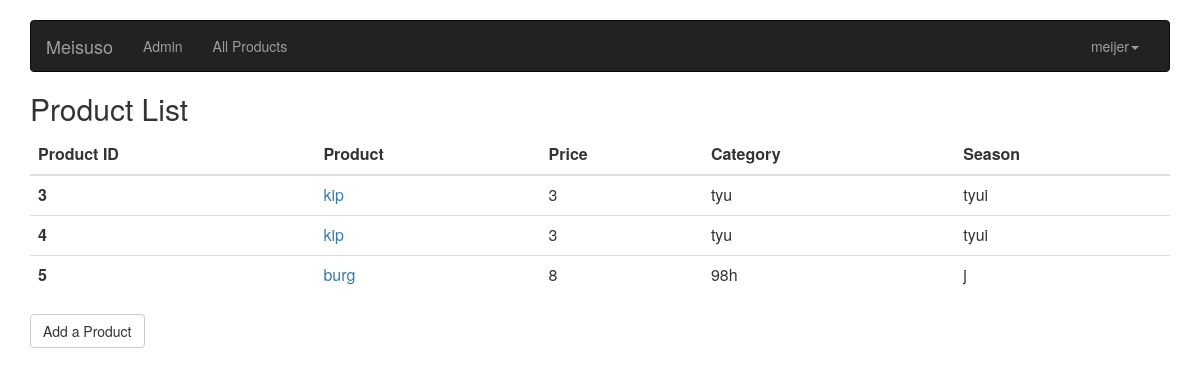
The page /my-product (signed in) on the database its author committed.
### accounts/models.py (models this page shows, shortened)
class Product(models.Model):
    author = models.ForeignKey(User, on_delete=models.CASCADE, null=True, editable=False)
    product_name = models.CharField(max_length=100, default = '')
    price = models.IntegerField(default = 0)
    CAT = (
        ('F', 'Fruit'),
        ('V', 'Vegetable'),
    )
    category = models.CharField(max_length=1, choices=CAT, default = '')
    season = models.CharField(max_length=100, default = '')
    description = models.CharField(max_length=100, default = '')
    unit = models.CharField(max_length=100, default = '')

### accounts/views.py (the view)
# urls.py: path('my-product', views.my_product, name='my-product'),
@login_required
def my_product(request):
    user = request.user
    products = Product.objects.filter(author=request.user)
    template = 'accounts/my_product.html'
    return render(request, template, {'products':products,'user': request.user})

### accounts/templates/accounts/my_product.html (shortened to what this page needs)
{% extends 'base.html' %}
{%block body%}
<h2>Product List</h2><table class="table">
  <thead>
    <tr>
      <th scope="col">Product ID</th>
        <th scope="col">Product</th>
      <th scope="col">Price</th>
      <th scope="col">Category</th>
      <th scope="col">Season</th>
    </tr>
  </thead>
  <tbody>
    {% for Product in products %}
    <tr>
      <th scope="row">{{ Product.id }}</th>
      <td><a href="/account/product_detail/{{Product.id}}" product.id>{{ Product.product_name }}</a></td>
      <td>{{ Product.price }}</td>
      <td>{{ Product.category }}</td>
      <td>{{ Product.season }}</td>
    </tr>{% endfor %}
  </tbody>
</table>
<a href="/account/add-product" class="btn btn-default" role="button">Add a Product</a>
{%endblock%}

### accounts/templates/base.html (shortened to what this page needs)
<html>
  <head>
    <link rel="stylesheet"
    href="https://maxcdn.bootstrapcdn.com/bootstrap/3.3.7/css/bootstrap.min.css"
>
  </head>
<body>
  <br>
  <div class="container">
    <nav class="navbar navbar-inverse">
          <div class="container-fluid">
            <div class="navbar-header">
              <a class="navbar-brand" href="/">Meisuso</a>
            </div>
            <div id="navbar" class="navbar-collapse collapse">
              {% if request.user.is_superuser %}
              <ul class = "nav navbar-nav">
<li><a href="{% url 'view_profile' %}">Admin</a></li>
</ul>
{%endif%}
  {% if user.is_authenticated %}<ul class = "nav navbar-nav">
    <li><a href="{% url 'all-product' %}">All Products</a></li>
  </ul>
              <ul class="nav navbar-nav navbar-right">
                <li class="dropdown">
                  <a href="#" class="dropdown-toggle" data-toggle="dropdown" role="button" aria-haspopup="true" aria-expanded="false">{{user.username}}<span class="caret"></span></a>
                </li>
              </ul>
                {% else %}
<ul class="nav navbar-nav navbar-right">
                <li><a href="{% url 'register' %}">Register</a></li>
                <li><a href="{% url 'login' %}">Log In</a></li>
  </ul>
{% endif %}
            </div>
          </div>
        </nav>
    {% block body %}
    {% endblock%}
    </div>
  </body>
</html>

### rows shown on the page
Product: id "3", product_name "kip", price "3", category "tyu", season "tyui"
Product: id "4", product_name "kip", price "3", category "tyu", season "tyui"
Product: id "5", product_name "burg", price "8", category "98h", season "j"

### other values the page prints
{{ user.username }} "meijer"
